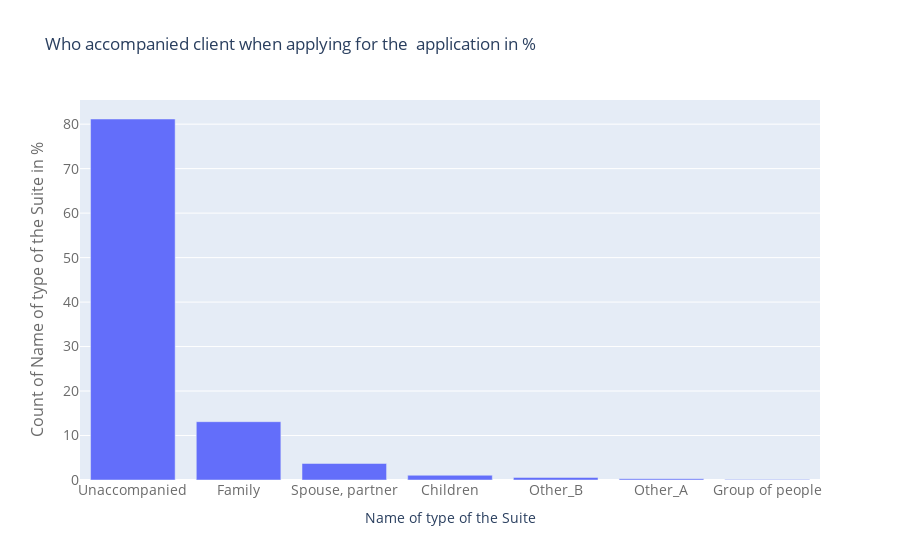

The notebook cell saved with this chart:
### Markdown cell above
#### Example of a behavioral data

### Code cell
temp = application_train["NAME_TYPE_SUITE"].value_counts()
#print("Total number of states : ",len(temp))
trace = go.Bar(
    x = temp.index,
    y = (temp / temp.sum())*100,
)
data = [trace]
layout = go.Layout(
    title = "Who accompanied client when applying for the  application in % ",
    xaxis=dict(
        title='Name of type of the Suite',
        tickfont=dict(
            size=14,
            color='rgb(107, 107, 107)'
        )
    ),
    yaxis=dict(
        title='Count of Name of type of the Suite in %',
        titlefont=dict(
            size=16,
            color='rgb(107, 107, 107)'
        ),
        tickfont=dict(
            size=14,
            color='rgb(107, 107, 107)'
        )
)
)
fig = go.Figure(data=data, layout=layout)
py.iplot(fig, filename='schoolStateNames')

### Figure 1 — Plotly figure (JSON) as saved in the notebook; plotly's stock layout.template omitted (floating-point values rounded to 4 significant figures)
{"data": [{"type": "bar", "x": ["Unaccompanied", "Family", "Spouse, partner", "Children", "Other_B", "Other_A", "Group of people"], "y": [81.16, 13.11, 3.713, 1.067, 0.578, 0.2828, 0.0885]}], "layout": {"title": {"text": "Who accompanied client when applying for the  application in % "}, "xaxis": {"tickfont": {"color": "rgb(107, 107, 107)", "size": 14}, "title": {"text": "Name of type of the Suite"}}, "yaxis": {"tickfont": {"color": "rgb(107, 107, 107)", "size": 14}, "title": {"font": {"color": "rgb(107, 107, 107)", "size": 16}, "text": "Count of Name of type of the Suite in %"}}}}
